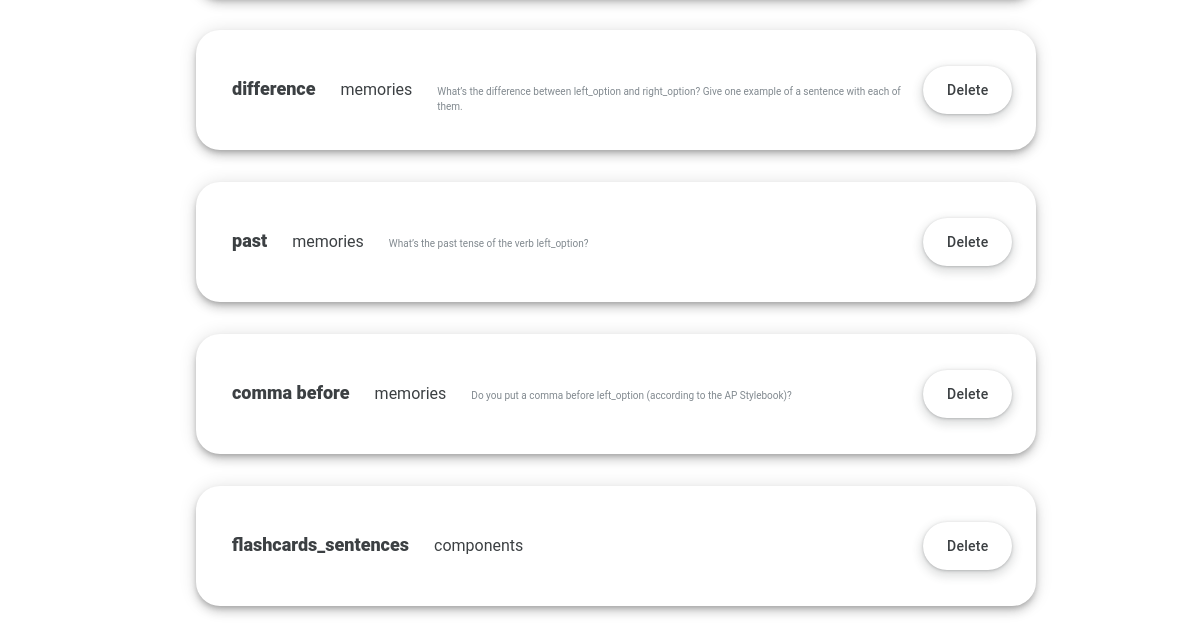
The page /prompts.html (signed in, lower part) on the database as committed earlier.
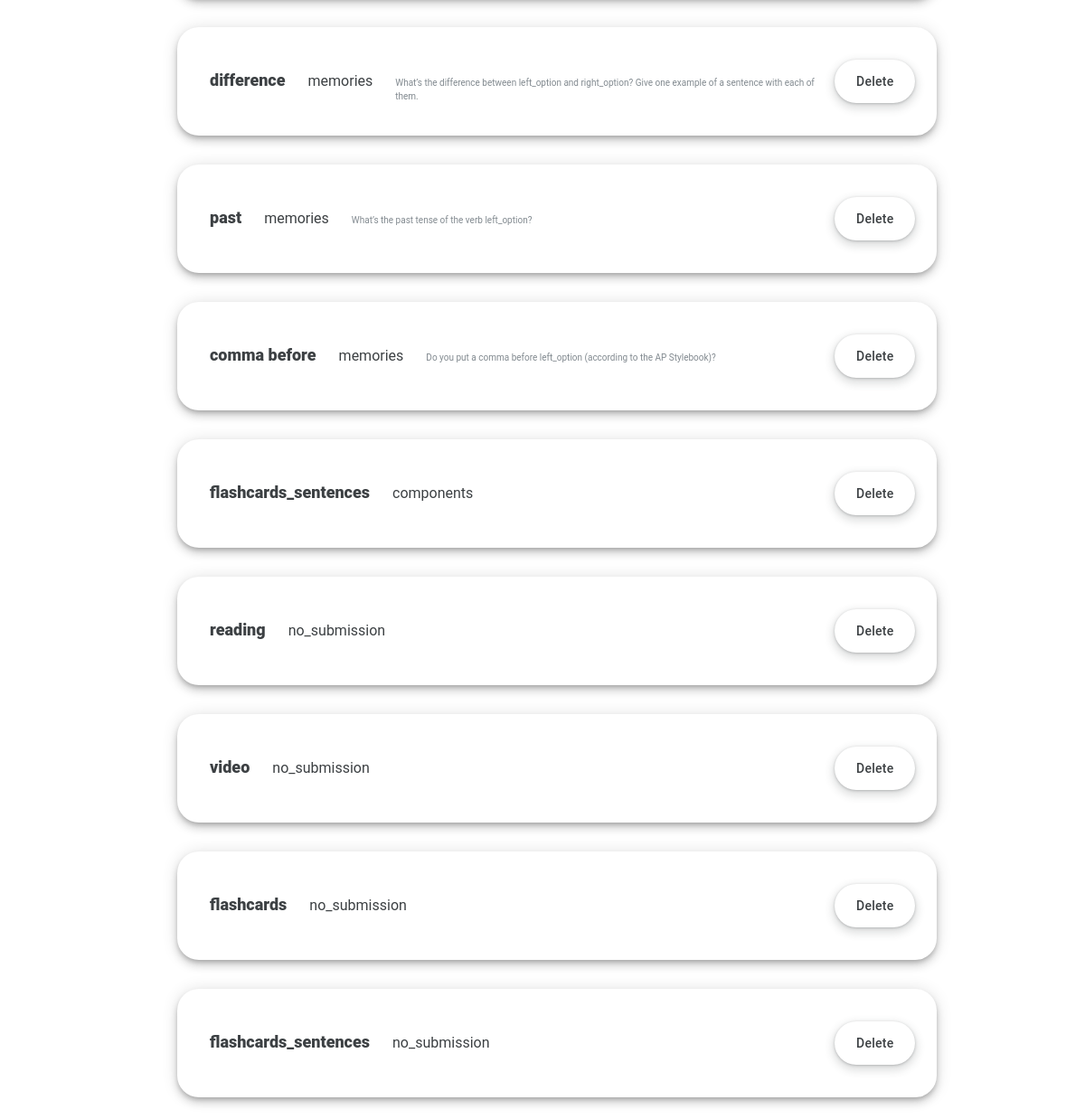
The same page on the database as committed later.
### nieszkolni_app/models.py (models this page shows)
class Prompt(models.Model):
    class Meta:
        unique_together = (("prompt", "parent"),)
    prompt = models.CharField(max_length=200, default="")
    parent = models.CharField(max_length=200, default="")
    pattern = models.CharField(max_length=200, default="")

### nieszkolni_app/views.py (the view, shortened to what this page needs)
# urls.py: path('prompts.html', views.prompts, name="prompts"),
@staff_member_required
def prompts(request):
    if request.user.is_authenticated:
        first_name = request.user.first_name
        last_name = request.user.last_name
        current_user = first_name + " " + last_name
        prompts = KnowledgeManager().display_all_prompts()
        return render(request, "prompts.html", {
            "prompts": prompts
            })

### nieszkolni_folder/audit_manager.py (called while the page is built)
    def check_if_clocked_in(self, clocking_user):
        with connection.cursor() as cursor:
            cursor.execute(f'''
                SELECT clock_out
                FROM nieszkolni_app_audit
                WHERE clocking_user = '{clocking_user}'
                AND entry_type = 'automatic'
                AND status = 'started'
                ORDER BY stamp DESC
                LIMIT 1
                ''')
            response = cursor.fetchone()
            if response is not None:
                if response[0] == 0:
                    status = True
                else:
                    status = False
            else:
                status = False
            return status

### nieszkolni_folder/knowledge_manager.py (called while the page is built)
    def display_all_prompts(self):
        with connection.cursor() as cursor:
            cursor.execute(f'''
                SELECT prompt, parent, pattern
                FROM nieszkolni_app_prompt
                ''')
            prompts = cursor.fetchall()
            return prompts

### nieszkolni_app/templates/prompts.html (shortened to what this page needs)
{% extends 'base.html' %}
{% block 'content' %}
<div class="list_container">
	<ul class="list">
		{% for prompt in prompts %}
			<form action="{% url 'prompts' %}" method="POST">
				<li class="list_item">
					<div class="list_content">{{ prompt.0 }}</div>
					<div class="list_content_inside">{{ prompt.1 }}</div>
					<div class="list_content_small">{{ prompt.2 }}</div>
					<button type="submit" class="list_button button_main" name="prompts_action" value="delete_prompt">Delete</button>
				</li>
			</form>
		{% endfor %}
	</ul>
</div>
{% endblock %}

Rows that differ between the two databases and show on the page:
added Prompt: prompt "reading", parent "no_submission"
added Prompt: prompt "video", parent "no_submission"
added Prompt: prompt "flashcards", parent "no_submission"
added Prompt: prompt "flashcards_sentences", parent "no_submission"
